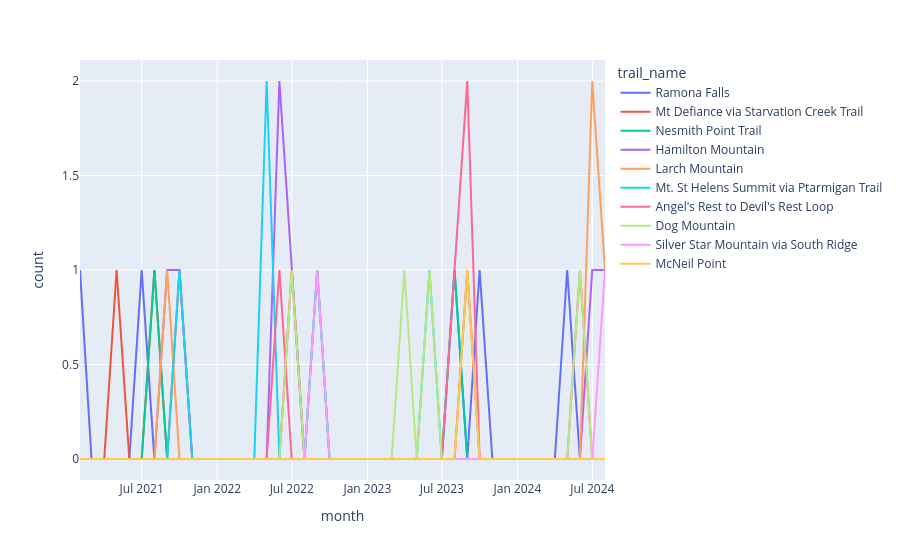

Notebook code for this chart:
### Code cell
monthly_bear = bear_reviews.groupby(["month", "trail_name"]).size().reset_index(name="count")
all_months = pd.date_range(monthly_bear["month"].min(), monthly_bear["month"].max(),freq="MS")
all_trails = monthly_bear["trail_name"].unique()

full_index = pd.MultiIndex.from_product(
    [all_months, all_trails],
    names=["month", "trail_name"]
)

monthly_bear_chart = monthly_bear.set_index(["month", "trail_name"]).reindex(full_index, fill_value=0).reset_index()

px.line(monthly_bear_chart, x = 'month', y = 'count', color = 'trail_name')
